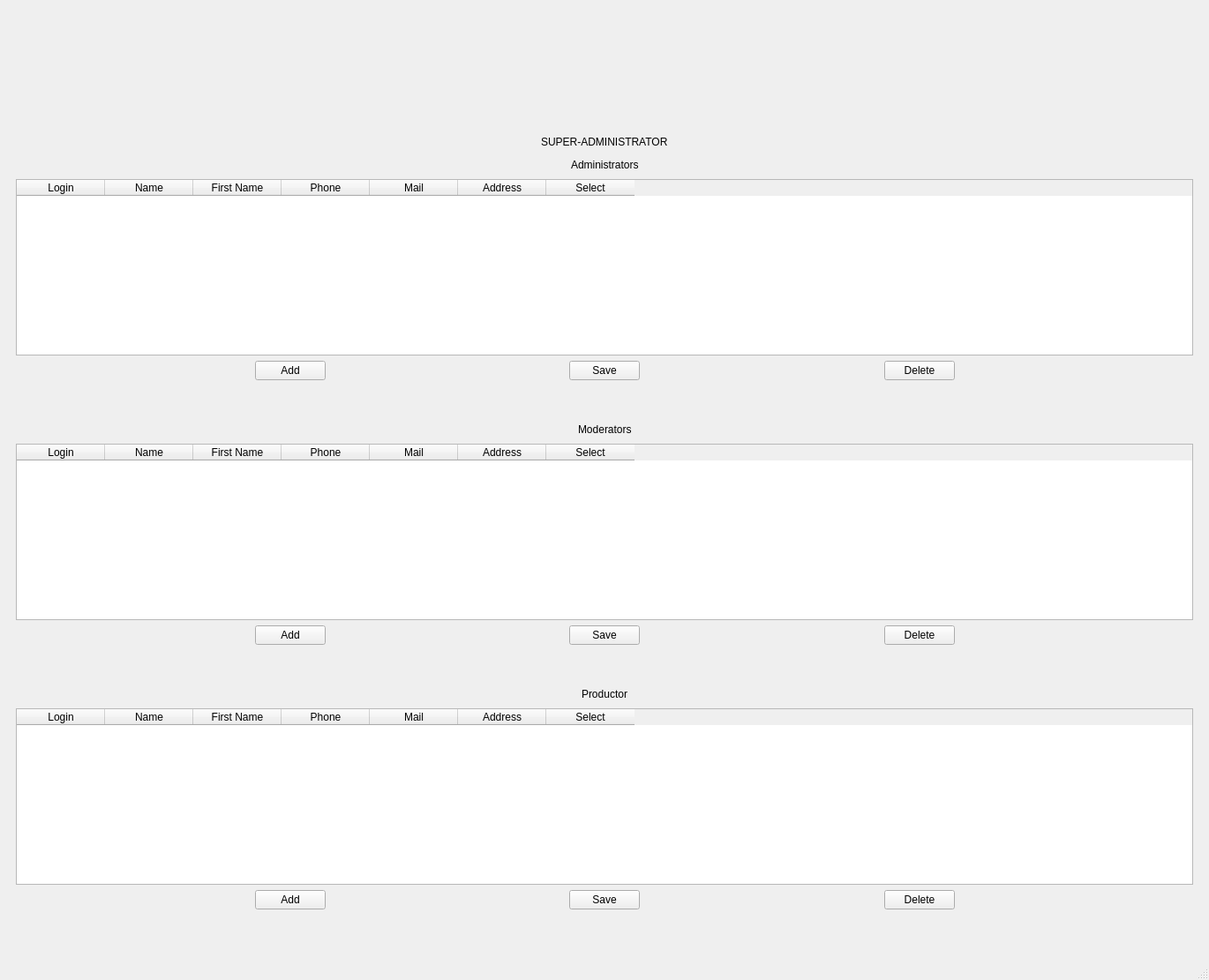
<?xml version="1.0" encoding="UTF-8"?>
<ui version="4.0">
 <class>MainWindow</class>
 <widget class="QMainWindow" name="MainWindow">
  <property name="geometry">
   <rect>
    <x>0</x>
    <y>0</y>
    <width>1370</width>
    <height>1111</height>
   </rect>
  </property>
  <property name="windowTitle">
   <string>Tableau De Bord</string>
  </property>
  <widget class="QWidget" name="centralwidget">
   <layout class="QVBoxLayout" name="verticalLayout_8">
    <item>
     <widget class="QStackedWidget" name="stackedWidget">
      <property name="currentIndex">
       <number>0</number>
      </property>
      <widget class="QWidget" name="DashboardSuperadministrateur">
       <layout class="QVBoxLayout" name="verticalLayout_7">
        <item>
         <layout class="QHBoxLayout" name="horizontalLayout_6">
          <item>
           <spacer name="horizontalSpacer_5">
            <property name="orientation">
             <enum>Qt::Horizontal</enum>
            </property>
            <property name="sizeHint" stdset="0">
             <size>
              <width>40</width>
              <height>20</height>
             </size>
            </property>
           </spacer>
          </item>
          <item>
           <layout class="QVBoxLayout" name="verticalLayout">
            <item>
             <spacer name="verticalSpacer">
              <property name="orientation">
               <enum>Qt::Vertical</enum>
              </property>
              <property name="sizeHint" stdset="0">
               <size>
                <width>20</width>
                <height>40</height>
               </size>
              </property>
             </spacer>
            </item>
            <item>
             <layout class="QHBoxLayout" name="horizontalLayout_5">
              <item>
               <spacer name="horizontalSpacer_15">
                <property name="orientation">
                 <enum>Qt::Horizontal</enum>
                </property>
                <property name="sizeHint" stdset="0">
                 <size>
                  <width>40</width>
                  <height>20</height>
                 </size>
                </property>
               </spacer>
              </item>
              <item>
               <widget class="QLabel" name="labelSuperadministrateur">
                <property name="text">
                 <string>SUPER-ADMINISTRATOR</string>
                </property>
               </widget>
              </item>
              <item>
               <spacer name="horizontalSpacer_16">
                <property name="orientation">
                 <enum>Qt::Horizontal</enum>
                </property>
                <property name="sizeHint" stdset="0">
                 <size>
                  <width>40</width>
                  <height>20</height>
                 </size>
                </property>
               </spacer>
              </item>
             </layout>
            </item>
            <item>
             <layout class="QHBoxLayout" name="horizontalLayout_2">
              <item>
               <spacer name="horizontalSpacer_13">
                <property name="orientation">
                 <enum>Qt::Horizontal</enum>
                </property>
                <property name="sizeHint" stdset="0">
                 <size>
                  <width>40</width>
                  <height>20</height>
                 </size>
                </property>
               </spacer>
              </item>
              <item>
               <widget class="QLabel" name="labelTableAdministrator">
                <property name="text">
                 <string>Administrators</string>
                </property>
               </widget>
              </item>
              <item>
               <spacer name="horizontalSpacer_14">
                <property name="orientation">
                 <enum>Qt::Horizontal</enum>
                </property>
                <property name="sizeHint" stdset="0">
                 <size>
                  <width>40</width>
                  <height>20</height>
                 </size>
                </property>
               </spacer>
              </item>
             </layout>
            </item>
           </layout>
          </item>
          <item>
           <spacer name="horizontalSpacer_6">
            <property name="orientation">
             <enum>Qt::Horizontal</enum>
            </property>
            <property name="sizeHint" stdset="0">
             <size>
              <width>40</width>
              <height>20</height>
             </size>
            </property>
           </spacer>
          </item>
         </layout>
        </item>
        <item>
         <layout class="QVBoxLayout" name="verticalLayout_2">
          <item>
           <widget class="QTableWidget" name="tableWidgetAdministrateur">
            <property name="minimumSize">
             <size>
              <width>1330</width>
              <height>200</height>
             </size>
            </property>
            <property name="maximumSize">
             <size>
              <width>16777215</width>
              <height>200</height>
             </size>
            </property>
            <attribute name="horizontalHeaderVisible">
             <bool>true</bool>
            </attribute>
            <attribute name="verticalHeaderVisible">
             <bool>false</bool>
            </attribute>
            <column>
             <property name="text">
              <string>Login</string>
             </property>
            </column>
            <column>
             <property name="text">
              <string>Name</string>
             </property>
            </column>
            <column>
             <property name="text">
              <string>First Name</string>
             </property>
            </column>
            <column>
             <property name="text">
              <string>Phone</string>
             </property>
            </column>
            <column>
             <property name="text">
              <string>Mail</string>
             </property>
            </column>
            <column>
             <property name="text">
              <string>Address</string>
             </property>
            </column>
            <column>
             <property name="text">
              <string>Select</string>
             </property>
            </column>
           </widget>
          </item>
          <item>
           <layout class="QHBoxLayout" name="horizontalLayout">
            <item>
             <spacer name="horizontalSpacer">
              <property name="orientation">
               <enum>Qt::Horizontal</enum>
              </property>
              <property name="sizeHint" stdset="0">
               <size>
                <width>40</width>
                <height>20</height>
               </size>
              </property>
             </spacer>
            </item>
            <item>
             <widget class="QPushButton" name="pushButtonAddAdmin">
              <property name="text">
               <string>Add</string>
              </property>
             </widget>
            </item>
            <item>
             <spacer name="horizontalSpacer_2">
              <property name="orientation">
               <enum>Qt::Horizontal</enum>
              </property>
              <property name="sizeHint" stdset="0">
               <size>
                <width>40</width>
                <height>20</height>
               </size>
              </property>
             </spacer>
            </item>
            <item>
             <widget class="QPushButton" name="pushButtonModifyAdmin">
              <property name="text">
               <string>Save</string>
              </property>
             </widget>
            </item>
            <item>
             <spacer name="horizontalSpacer_3">
              <property name="orientation">
               <enum>Qt::Horizontal</enum>
              </property>
              <property name="sizeHint" stdset="0">
               <size>
                <width>40</width>
                <height>20</height>
               </size>
              </property>
             </spacer>
            </item>
            <item>
             <widget class="QPushButton" name="pushButtonDelAdmin">
              <property name="text">
               <string>Delete</string>
              </property>
             </widget>
            </item>
            <item>
             <spacer name="horizontalSpacer_4">
              <property name="orientation">
               <enum>Qt::Horizontal</enum>
              </property>
              <property name="sizeHint" stdset="0">
               <size>
                <width>40</width>
                <height>20</height>
               </size>
              </property>
             </spacer>
            </item>
           </layout>
          </item>
          <item>
           <spacer name="verticalSpacer_2">
            <property name="orientation">
             <enum>Qt::Vertical</enum>
            </property>
            <property name="sizeHint" stdset="0">
             <size>
              <width>20</width>
              <height>40</height>
             </size>
            </property>
           </spacer>
          </item>
         </layout>
        </item>
        <item>
         <layout class="QVBoxLayout" name="verticalLayout_5">
          <item>
           <layout class="QVBoxLayout" name="verticalLayout_3">
            <item>
             <layout class="QHBoxLayout" name="horizontalLayout_3">
              <item>
               <spacer name="horizontalSpacer_7">
                <property name="orientation">
                 <enum>Qt::Horizontal</enum>
                </property>
                <property name="sizeHint" stdset="0">
                 <size>
                  <width>40</width>
                  <height>20</height>
                 </size>
                </property>
               </spacer>
              </item>
              <item>
               <widget class="QLabel" name="labelTableModerator">
                <property name="text">
                 <string>Moderators</string>
                </property>
               </widget>
              </item>
              <item>
               <spacer name="horizontalSpacer_8">
                <property name="orientation">
                 <enum>Qt::Horizontal</enum>
                </property>
                <property name="sizeHint" stdset="0">
                 <size>
                  <width>40</width>
                  <height>20</height>
                 </size>
                </property>
               </spacer>
              </item>
             </layout>
            </item>
            <item>
             <widget class="QTableWidget" name="tableWidgetModerateur">
              <property name="minimumSize">
               <size>
                <width>1330</width>
                <height>200</height>
               </size>
              </property>
              <property name="maximumSize">
               <size>
                <width>16777215</width>
                <height>200</height>
               </size>
              </property>
              <attribute name="horizontalHeaderVisible">
               <bool>true</bool>
              </attribute>
              <attribute name="verticalHeaderVisible">
               <bool>false</bool>
              </attribute>
              <column>
               <property name="text">
                <string>Login</string>
               </property>
              </column>
              <column>
               <property name="text">
                <string>Name</string>
               </property>
              </column>
              <column>
               <property name="text">
                <string>First Name</string>
               </property>
              </column>
              <column>
               <property name="text">
                <string>Phone</string>
               </property>
              </column>
              <column>
               <property name="text">
                <string>Mail</string>
               </property>
              </column>
              <column>
               <property name="text">
                <string>Address</string>
               </property>
              </column>
              <column>
               <property name="text">
                <string>Select</string>
               </property>
              </column>
             </widget>
            </item>
            <item>
             <layout class="QHBoxLayout" name="horizontalLayout_4">
              <item>
               <spacer name="horizontalSpacer_9">
                <property name="orientation">
                 <enum>Qt::Horizontal</enum>
                </property>
                <property name="sizeHint" stdset="0">
                 <size>
                  <width>40</width>
                  <height>20</height>
                 </size>
                </property>
               </spacer>
              </item>
              <item>
               <widget class="QPushButton" name="pushButtonAddModer">
                <property name="text">
                 <string>Add</string>
                </property>
               </widget>
              </item>
              <item>
               <spacer name="horizontalSpacer_10">
                <property name="orientation">
                 <enum>Qt::Horizontal</enum>
                </property>
                <property name="sizeHint" stdset="0">
                 <size>
                  <width>40</width>
                  <height>20</height>
                 </size>
                </property>
               </spacer>
              </item>
              <item>
               <widget class="QPushButton" name="pushButtonModifyModer">
                <property name="text">
                 <string>Save</string>
                </property>
               </widget>
              </item>
              <item>
               <spacer name="horizontalSpacer_11">
                <property name="orientation">
                 <enum>Qt::Horizontal</enum>
                </property>
                <property name="sizeHint" stdset="0">
                 <size>
                  <width>40</width>
                  <height>20</height>
                 </size>
                </property>
               </spacer>
              </item>
              <item>
               <widget class="QPushButton" name="pushButtonDelModer">
                <property name="text">
                 <string>Delete</string>
                </property>
               </widget>
              </item>
              <item>
               <spacer name="horizontalSpacer_12">
                <property name="orientation">
                 <enum>Qt::Horizontal</enum>
                </property>
                <property name="sizeHint" stdset="0">
                 <size>
                  <width>40</width>
                  <height>20</height>
                 </size>
                </property>
               </spacer>
              </item>
             </layout>
            </item>
           </layout>
          </item>
          <item>
           <spacer name="verticalSpacer_3">
            <property name="orientation">
             <enum>Qt::Vertical</enum>
            </property>
            <property name="sizeHint" stdset="0">
             <size>
              <width>20</width>
              <height>40</height>
             </size>
            </property>
           </spacer>
          </item>
         </layout>
        </item>
        <item>
         <layout class="QVBoxLayout" name="verticalLayout_6">
          <item>
           <layout class="QVBoxLayout" name="verticalLayout_4">
            <item>
             <layout class="QHBoxLayout" name="horizontalLayout_7">
              <item>
               <spacer name="horizontalSpacer_17">
                <property name="orientation">
                 <enum>Qt::Horizontal</enum>
                </property>
                <property name="sizeHint" stdset="0">
                 <size>
                  <width>40</width>
                  <height>20</height>
                 </size>
                </property>
               </spacer>
              </item>
              <item>
               <widget class="QLabel" name="labelTableproductor">
                <property name="text">
                 <string>Productor</string>
                </property>
               </widget>
              </item>
              <item>
               <spacer name="horizontalSpacer_18">
                <property name="orientation">
                 <enum>Qt::Horizontal</enum>
                </property>
                <property name="sizeHint" stdset="0">
                 <size>
                  <width>40</width>
                  <height>20</height>
                 </size>
                </property>
               </spacer>
              </item>
             </layout>
            </item>
            <item>
             <widget class="QTableWidget" name="tableWidgetProducteur">
              <property name="minimumSize">
               <size>
                <width>1330</width>
                <height>200</height>
               </size>
              </property>
              <property name="maximumSize">
               <size>
                <width>16777215</width>
                <height>200</height>
               </size>
              </property>
              <attribute name="horizontalHeaderVisible">
               <bool>true</bool>
              </attribute>
              <attribute name="verticalHeaderVisible">
               <bool>false</bool>
              </attribute>
              <column>
               <property name="text">
                <string>Login</string>
               </property>
              </column>
              <column>
               <property name="text">
                <string>Name</string>
               </property>
              </column>
              <column>
               <property name="text">
                <string>First Name</string>
               </property>
              </column>
              <column>
               <property name="text">
                <string>Phone</string>
               </property>
              </column>
              <column>
               <property name="text">
                <string>Mail</string>
               </property>
              </column>
              <column>
               <property name="text">
                <string>Address</string>
               </property>
              </column>
              <column>
               <property name="text">
                <string>Select</string>
               </property>
              </column>
             </widget>
            </item>
            <item>
             <layout class="QHBoxLayout" name="horizontalLayout_8">
              <item>
               <spacer name="horizontalSpacer_19">
                <property name="orientation">
                 <enum>Qt::Horizontal</enum>
                </property>
                <property name="sizeHint" stdset="0">
                 <size>
                  <width>40</width>
                  <height>20</height>
                 </size>
                </property>
               </spacer>
              </item>
              <item>
               <widget class="QPushButton" name="pushButtonAddProd">
                <property name="text">
                 <string>Add</string>
                </property>
               </widget>
              </item>
              <item>
               <spacer name="horizontalSpacer_20">
                <property name="orientation">
                 <enum>Qt::Horizontal</enum>
                </property>
                <property name="sizeHint" stdset="0">
                 <size>
                  <width>40</width>
                  <height>20</height>
                 </size>
                </property>
               </spacer>
              </item>
              <item>
               <widget class="QPushButton" name="pushButtonModifyProd">
                <property name="text">
                 <string>Save</string>
                </property>
               </widget>
              </item>
              <item>
               <spacer name="horizontalSpacer_21">
                <property name="orientation">
                 <enum>Qt::Horizontal</enum>
                </property>
                <property name="sizeHint" stdset="0">
                 <size>
                  <width>40</width>
                  <height>20</height>
                 </size>
                </property>
               </spacer>
              </item>
              <item>
               <widget class="QPushButton" name="pushButtonDelProd">
                <property name="text">
                 <string>Delete</string>
                </property>
               </widget>
              </item>
              <item>
               <spacer name="horizontalSpacer_22">
                <property name="orientation">
                 <enum>Qt::Horizontal</enum>
                </property>
                <property name="sizeHint" stdset="0">
                 <size>
                  <width>40</width>
                  <height>20</height>
                 </size>
                </property>
               </spacer>
              </item>
             </layout>
            </item>
           </layout>
          </item>
          <item>
           <spacer name="verticalSpacer_4">
            <property name="orientation">
             <enum>Qt::Vertical</enum>
            </property>
            <property name="sizeHint" stdset="0">
             <size>
              <width>20</width>
              <height>40</height>
             </size>
            </property>
           </spacer>
          </item>
         </layout>
        </item>
       </layout>
      </widget>
      <widget class="QWidget" name="DashboardAdministrateur">
       <widget class="QLabel" name="labelAdministrator">
        <property name="geometry">
         <rect>
          <x>490</x>
          <y>80</y>
          <width>131</width>
          <height>19</height>
         </rect>
        </property>
        <property name="text">
         <string>ADMINISTRATEUR</string>
        </property>
       </widget>
      </widget>
      <widget class="QWidget" name="DashboardModerateur">
       <widget class="QLabel" name="labelModerator">
        <property name="geometry">
         <rect>
          <x>490</x>
          <y>60</y>
          <width>111</width>
          <height>19</height>
         </rect>
        </property>
        <property name="text">
         <string>MODERATEUR</string>
        </property>
       </widget>
      </widget>
     </widget>
    </item>
   </layout>
  </widget>
  <widget class="QMenuBar" name="menubar">
   <property name="geometry">
    <rect>
     <x>0</x>
     <y>0</y>
     <width>1370</width>
     <height>24</height>
    </rect>
   </property>
  </widget>
  <widget class="QStatusBar" name="statusbar"/>
 </widget>
 <resources/>
 <connections/>
</ui>
